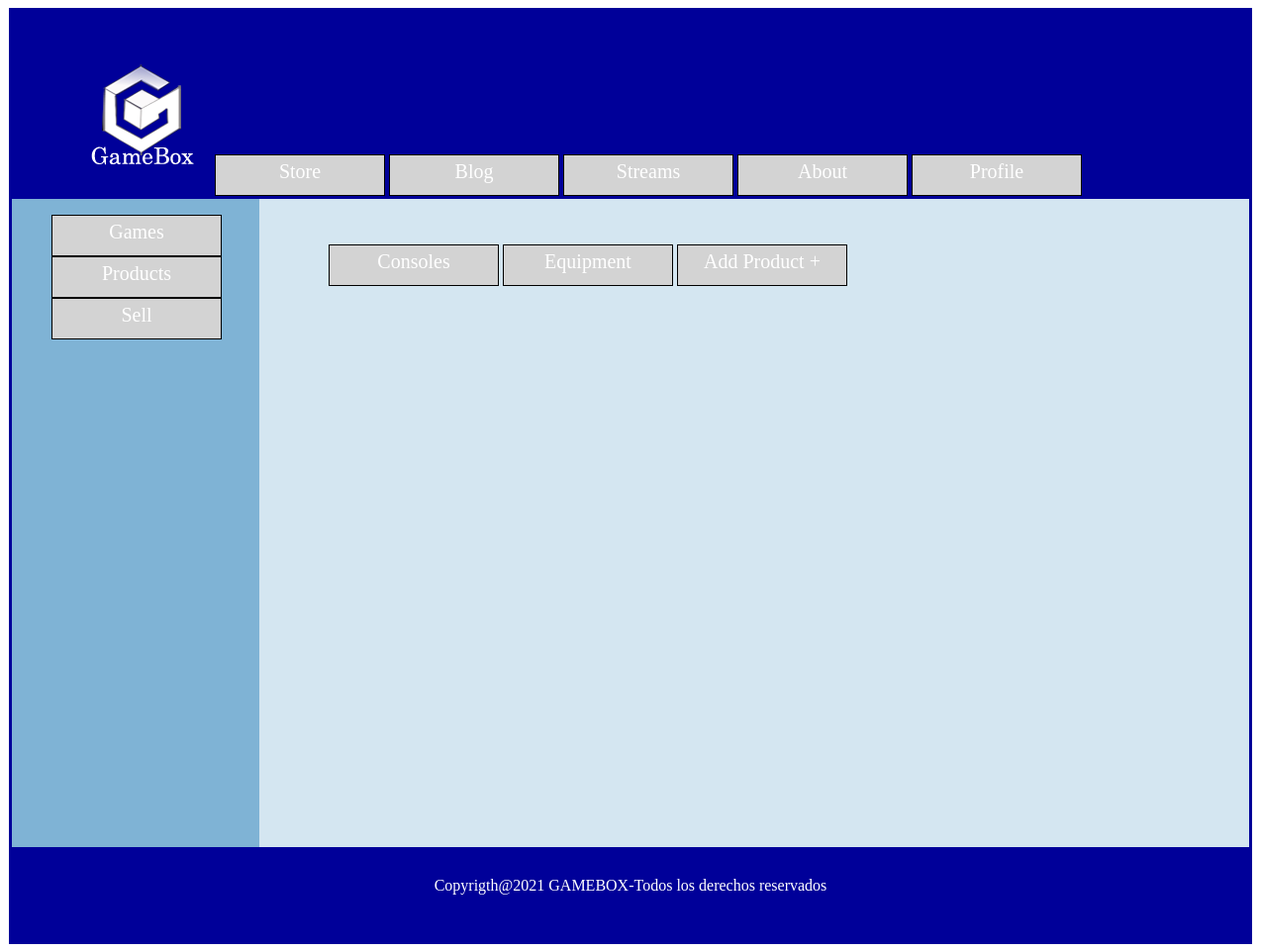
Before: /store/product/cover.php with the older database file.
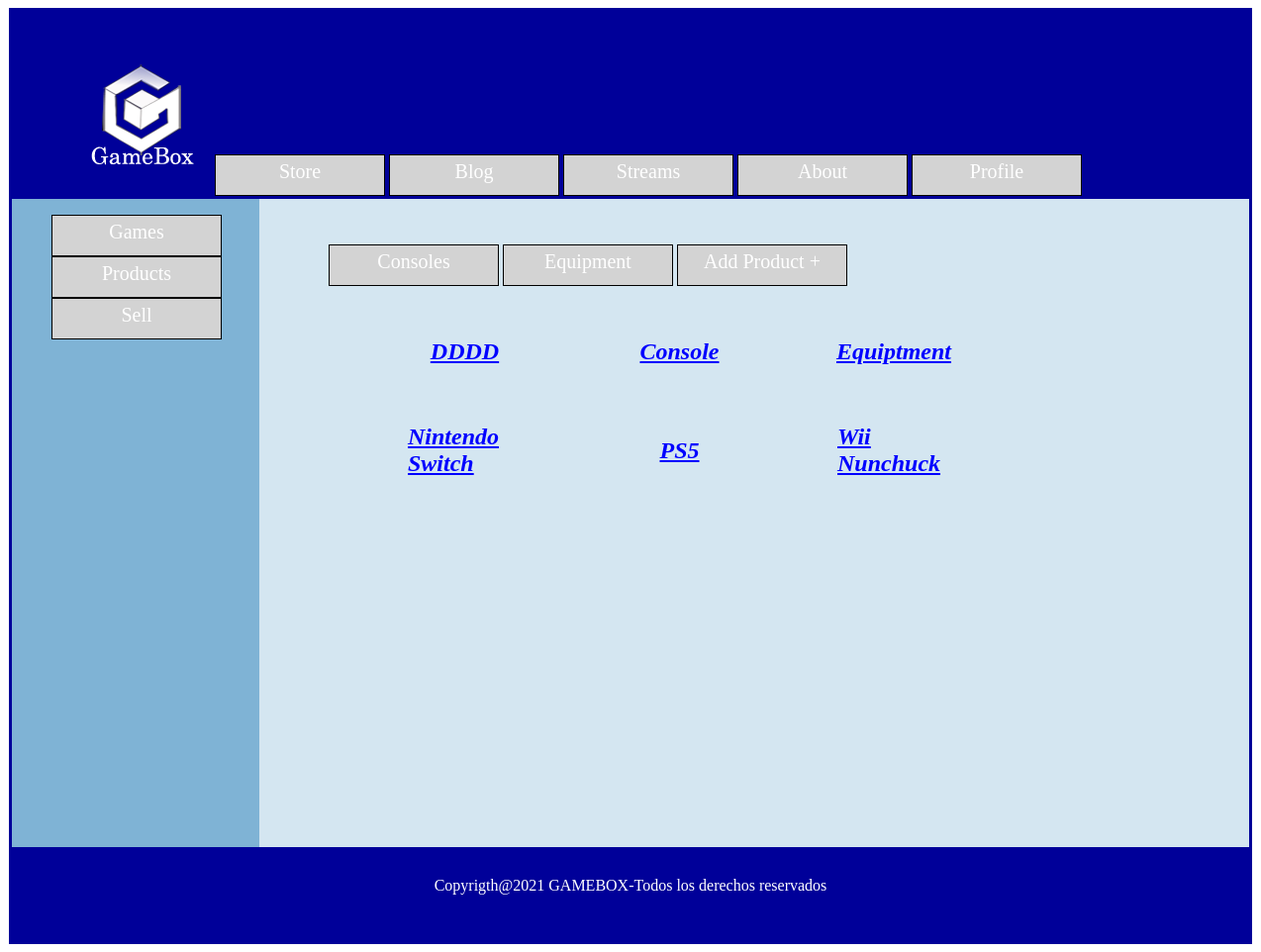
After: the same page with the newer database file.
### tables this page shows
CREATE TABLE `product`  (
  `id` int NOT NULL AUTO_INCREMENT,
  `name` varchar(30) NOT NULL,
  `price` decimal(6, 2) NOT NULL,
  `_user` varchar(50) NOT NULL,
  `type` varchar(10) NOT NULL,
  `description` varchar(240) NOT NULL,
  `link` varchar(450) NULL DEFAULT NULL,
  `active` tinyint(1) NULL DEFAULT NULL,
  PRIMARY KEY (`id`) USING BTREE
);

### includes/Database.php (called while the page is built, shortened)
<?php
class Database {
    private static $data = null;
    private static $conn = null;
    public static function init($data) {
        if (Database::$data == null) {
            Database::$data = $data;
        }
    }
    public static function connection() {
        if (Database::$data != null && Database::$conn == null) {
            Database::$conn = new \mysqli(Database::$data["hostname"], Database::$data["username"], Database::$data["password"], Database::$data["database"]);
        }
        return Database::$conn;
    }
}
?>

### includes/DAOs/DAOProduct.php (called while the page is built, shortened)
<?php
require_once("DAO.php");
require_once(PROJECT_ROOT . "/includes/DTOs/DTOProduct.php");
class DAOProduct extends DAO {
    public function getAllProducts() {
        $q = <<<EOS
            SELECT *
            FROM product
            WHERE active = 1
EOS;
        $r = $this->query($q);
        $products = array();
        while ($n = $r->fetch_assoc()) {
            $products[] = $this->createProduct($n);
        }
        return $products;
    }
    private function createProduct($n) {
        return new DTOProduct($n["name"], $n["price"], $n["_user"], $n["type"], $n["description"], $n["link"], $n["id"], '1');
    }
}

### includes/DAOs/DAO.php (called while the page is built, shortened)
<?php
abstract class DAO {
    protected $mysqli;
    protected function __construct() {
        $this->mysqli = Database::connection();
    }
    protected function query($query) {
        $result = $this->mysqli->query($query)
            or die($this->mysqli->error . " in the line " . (__LINE__ - 1));
        return $result;
    }
}

### includes/DTOs/DTOProduct.php (called while the page is built, shortened)
<?php
class DTOProduct {
    private $id;
    private $name;
    public function __construct($name, $price, $user, $type, $description, $link, $id = null) {
        $this->id = $id;
        $this->name = $name;
    }
    public function getId() {
        return $this->id;
    }
    public function getName() {
        return $this->name;
    }
}

### store/product/cover.php (the view, shortened to what this page needs)
<?php
require_once(PROJECT_ROOT . "/includes/DAOs/DAOProduct.php");
$storeContent = "<section id=\"entries\">";
$daoProduct = new DAOProduct();
$products = null;
if (isset($filter)) {
    switch ($filter) {
        case "consoles":
            $products = $daoProduct->getByConsole();
            break;
        case "equipment":
            $products = $daoProduct->getByEquipment();
            break;
    }
} else {
    $products = $daoProduct->getAllProducts();
}
if (!empty($products)) {
    foreach ($products as $product) {
        $delete="";
        if(isset($_SESSION["rol"])){
        $storeContent .= <<<EOS
            <figure class="item">
                <figcaption>
                    {$delete}
                    <a class="infoItem" href="productView.php?id={$product->getId()}">
                        <i>
                            <h2>{$product->getName()}</h2>
                        </i>
                    </a>
                </figcaption>
            </figure>
EOS;
        }
    }
}
$storeContent .= "</section>";
require_once(PROJECT_ROOT . "/includes/templates/productsStoreTemplate.php");
?>

Changed rows visible on the page:
added product: name "DDDD"
added product: name "Console"
added product: name "Equiptment"
added product: name "Nintendo Switch"
added product: name "PS5"
added product: name "Wii Nunchuck"
